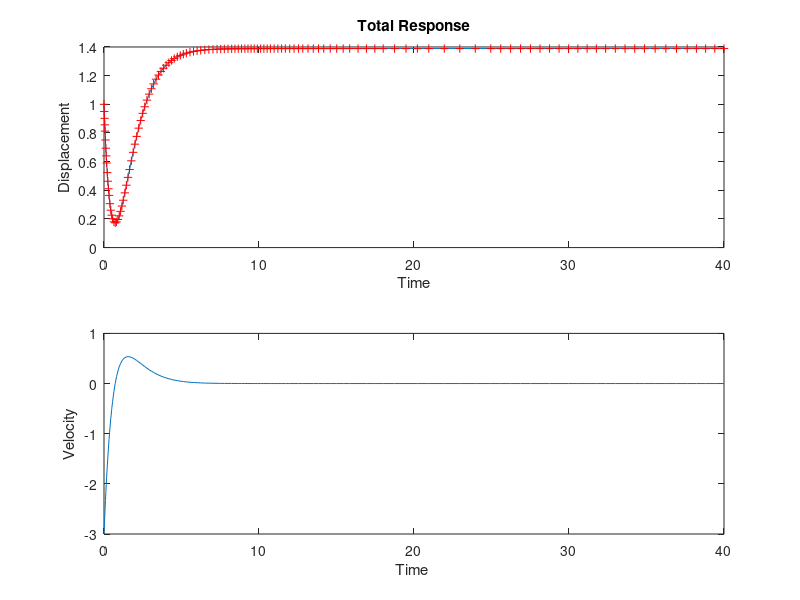

Here is the MATLAB script that generated this plot:
% ode_time_2ndorder.m
%
% This code solves a 2nd order ODE by numerical integration using ode45
% e.g., single degree-of-freedom mass-spring-damper oscillator
%
% numerical and analytical(displacement only) solutions for
%   free response
%   step response = F/m
%   harmonic response = F/m*cos(Omega*t)
%
%   last modified 1/9/22 CL
%  
function ode_time_2ndorder
% clear out memory 
clear all
close all
clear functions

%%%%%%%%%%%%%%%%%%%%%%%%%%%%%%%%%%%%%%%%%%%%%%%%%%%%
% Specify system parameters in terms of mass, damping, and spring constants
% m =  1.0;            
% c =  0.0;
% k =  4.0;
% wn = sqrt(k/m);
% zeta = c/(2*wn*m);
% wn2 = k/m;
%%%%%%%%%%%%%%%%%%%%%%%%%%%%%%%%%%%%%%%%%%%%%%
% SPECIFY system parameters in terms of damping ratio and natural frequency
%
wn   = 1.2;                     % ENTER value for natural frequency
zeta = 1;                      % ENTER value for damping ratio
%
wn2  = wn*wn;                   % natural freq squared
wd = wn*sqrt(1-zeta^2);         % damped natural frequency 
coverm = 2*zeta*wn
koverm = wn2

%
% roots of characteristic eqns (lambda 1 and 2)
r1 = -zeta*wn + sqrt(zeta^2-1)*wn;
r2 = -zeta*wn - sqrt(zeta^2-1)*wn;

%%%%%%%%%%%%%%%%%%%%%%%%%%%%%%%%%%%%%%%%%%%%
%%%%%%%%%%%%%%%%%%%%%%%%%%%%%%%%%%%%%%%%%%%%
% SPECIFY excitation case: free=1, step=2, harmonic=3
casenum = 2;

%%%%%%%%%%%%%%%%%%%%%%%%%%%%%%%%%%%%%%%%%%%%%%
% Define parameters for excitation terms 
%  ENTER values 
Fmstep  = 2;       % magnitude of the step function = F/m
Fmharm  = 10;       % harmonic, external excitation amplitude = F/m
Omega   = 1;       % harmonic, external excitation frequency in rad/s
%
%%%%%%%%%%%%%%%%%%%%%%%%%%%%%%%%%%%%%%%%%%%%%%
% SPECIFY the time span for the simulation
tend = 40;                             % CHANGE end time to scale response 
t_span = [0, tend];                     

% SPECIFY the initial conditions
x0 =    1.0;           % initial displacement        %ENTER IC value 
v0 =    -3;             % initial velocity             %ENTER IC value
z_0 = [x0, v0];        % store as a vector
%
%%%%%%%%%%%%%%%%%%%%%%%%%%%%%%%%%%%%%%%%%%%%%%%%
% Define two state variables, Z_1 = x and Z_2 = x_dot,
%
% call od45 to solve eqns of motion which are defined below in the function 
% sdof_fun. Include the time span and intitial conditions
% state values (displacement and velocity) are returned in the vector zout
% (n rows by 2 columns). t is the corresponding time values (n rows by 1
% column

[t, zout] = ode45(@sdof_fun, t_span, z_0);

%%%%%%%%%%%%%%%%%%%%%%%%%%%%%%%%%%%%%%%%%%%%%%%%%%%%%%%%%%%%%%%%%%%%%%%%%%%
%%%%%%%%%%%%%%%%%%%%%%%%%%%%%%%%%%%%%%%%%%%%%%%%%%%%%%%%%%%%%%%%%%%%%%%%%%%
% Analytical FREE response solutions                  
%
if casenum == 1
% check zeta values to define class of response
    if  zeta == 0                                                 %undamped
xanalytic_free = v0/wn*sin(wn*t) + (x0)*cos(wn*t);
    elseif zeta > 1                                             %overdamped
xanalytic_free = (x0*r2-v0)/(r2-r1)*exp(r1*t)...
                 + (x0*r1-v0)/(r1-r2)*exp(r2*t);    
    elseif zeta == 1                                     %critically damped
xanalytic_free = exp(-wn*t).*( (v0+x0*wn)*t + x0 );   
    elseif  zeta < 1 && zeta > 0                               %underdamped
xanalytic_free = exp(-zeta*wn*t).*( x0*cos(wd*t) ...
                  +  (v0+x0*zeta*wn)/wd*sin(wd*t));
    end
xanalytic = xanalytic_free;
end
%%%%%%%%%%%%%%%%%%%%%%%%%%%%%%%%%%%%%%%%%%%%%%%%%%%%%%%%%%%%%%%%%%%%%%%%%%%
%%%%%%%%%%%%%%%%%%%%%%%%%%%%%%%%%%%%%%%%%%%%%%%%%%%%%%%%%%%%%%%%%%%%%%%%%%%
% Analytical STEP response solutions
if casenum == 2
    x0step   = x0 - Fmstep/wn2;  % transient response correction for step
    ss_step  = Fmstep/wn2        % steady-state step value
%   
    if  zeta == 0                                                 %undamped
xanalytic_step = v0/wn*sin(wn*t) + (x0step)*cos(wn*t) + ss_step;
    elseif zeta > 1                                             %overdamped
xanalytic_step = (x0step*r2-v0)/(r2-r1)*exp(r1*t) ...
          + (x0step*r1-v0)/(r1-r2)*exp(r2*t) + ss_step;    
    elseif zeta == 1                                     %critically damped
xanalytic_step = exp(-wn*t).*( (v0+x0step*wn)*t + x0step )+ ss_step;   
    elseif  zeta < 1 && zeta > 0                                %underdamped
xanalytic_step = exp(-zeta*wn*t).*( x0step*cos(wd*t) ...
                 +  (v0+x0step*zeta*wn)/wd*sin(wd*t)) + ss_step;
 end        
  xanalytic = xanalytic_step;  
end  
%%%%%%%%%%%%%%%%%%%%%%%%%%%%%%%%%%%%%%%%%%%%%%%%%%%%%%%%%%%%%%%%%%%%%%%%%%%
%%%%%%%%%%%%%%%%%%%%%%%%%%%%%%%%%%%%%%%%%%%%%%%%%%%%%%%%%%%%%%%%%%%%%%%%%%%
% Analytical HARMONIC response solutions
if casenum == 3
    droot = sqrt( (wn^2-Omega^2)^2 + (2*zeta*wn*Omega)^2 );
    ph3 = atan2( (2*zeta*wn*Omega),(wn^2-Omega^2) );       %% use atan2!!!!
    ovwd = sqrt(zeta^2-1)*wn;
    zwn = zeta*wn;
    x0A = x0-Fmharm*cos(ph3)/droot;
    v0A = v0 + zwn*x0- Fmharm*(Omega*sin(ph3)+zwn*cos(ph3))/droot;
    xharmss = Fmharm*cos(Omega*t-ph3)/droot;
%   
    if  zeta == 0                                                 %undamped
        if Omega == wn
            xanalytic_harm = x0*cos(wn*t) + v0/wn*sin(wn*t) ...
                             + Fmharm/(2*wn).*t.*sin(wn*t);
        else
            xanalytic_harm = exp(-zeta*wn*t).*( x0A*cos(wd*t)...
                            + 1./wd*v0A.*sin(wd*t) ) + xharmss;
        end
    elseif zeta > 1                                             %overdamped        
xanalytic_harm =  exp(-zwn*t).*(  x0A.*cosh(ovwd*t) ...
                  + 1./ovwd*v0A.*sinh(ovwd*t)  )   + xharmss;     
    elseif zeta == 1                                     %critically damped
xanalytic_harm = exp(-zwn*t).*(x0A + v0A.*t)  + xharmss;    
    elseif  zeta < 1 && zeta > 0                                %underdamped       
xanalytic_harm = exp(-zeta*wn*t).*( x0A*cos(wd*t)...
                  + 1./wd*v0A.*sin(wd*t) ) + xharmss;
 end        
  xanalytic = xanalytic_harm;  
end  
%%%%%%%%%%%%%%%%%%%%%%%%%%%%%%%%%%%%%%%%%%%%%%%%%%%%%%%%%%%%%%%%%%%%%%%%%%%
%%%%%%%%%%%%%%%%%%%%%%%%%%%%%%%%%%%%%%%%%%%%%%%%%%%%%%%%%%%%%%%%%%%%%%%%%%%
if casenum ~= 1 && casenum ~= 2 && casenum ~= 3
   xanalytic = zeros(length(t),1);                  % if case is not 1,2,3
end
%%%%%%%%%%%%%%%%%%%%%%%%%%%%%%%%%%%%%%


%%%%%%%%%%%%%%%%%%%%%%%%%%%%%
% Plot time responses
figure (1)  
subplot(2,1,1)
plot( t, zout(:,1) )         % zout(:,1) is the column with positions

% plot analytical solns
hold
plot(t,xanalytic,'r+')       % plot analytical soln values as red + signs

xlabel('Time')
ylabel('Displacement')
title('Total Response')
%
%
subplot(2,1,2)
plot( t, zout(:,2) )          % zout(:,1) is the column with velocities
xlabel('Time ')
ylabel('Velocity')

%%%%%%%%%%%%%%%%%%%%%%%%%%%%%%%%%%%%%%%%%%%%%%%%%%%%%%%%%%%%%%%%%%%%%%%%%%%
%%%%%%%%%%%%%%%%%%%%%%%%%%%%%%%%%%%%%%%%%%%%%%%%%%%%%%%%%%%%%%%%%%%%%%%%%%%
% Define eqn of motion as a series of first order eqns

function dzdt = sdof_fun(T, z)
% z = state variables: z(1) = displacement, z(2) = velocity
    
% assign appropriate forcing term 
if casenum == 1                       % free response
    f_in = 0;    
elseif casenum == 2
    f_in = Fmstep;                    % step response      
elseif casenum == 3
    f_in = Fmharm*cos(Omega*T);       % harmonic response (cos) 
else
    f_in = 0;                         % in case of incorrect input
end
%
% define dzdt as a vector with 2 rows and 1 column 
dzdt = zeros(2,1);            % "slope" or first-order derivative of states
%
% Eqns of motion in first order form 
% 
dzdt(1) = z(2);                               
dzdt(2) = -wn2*z(1) - 2*zeta*wn*z(2) + f_in;    
% 
end
%%%%%%%%%%%%%%%%%%%%%%%%%%%%%%%%%%%%%%%%%%%%%%%%%%%%%%%%%%%%%%%%%%%%%%%%%%%
%%%%%%%%%%%%%%%%%%%%%%%%%%%%%%%%%%%%%%%%%%%%%%%%%%%%%%%%%%%%%%%%%%%%%%%%%%%

end
